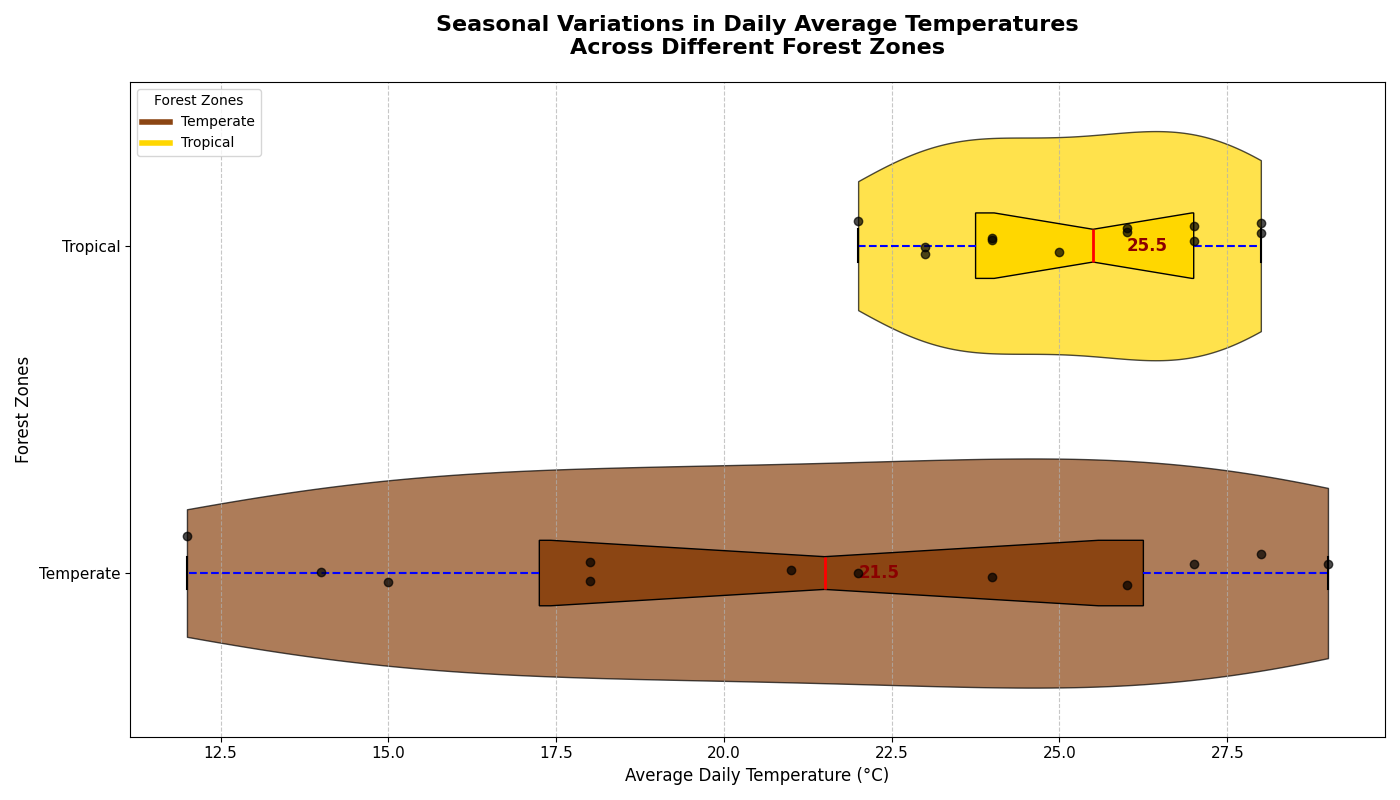

Source code (Python):
import matplotlib.pyplot as plt
import numpy as np

temperate_temperatures = [12, 15, 18, 21, 24, 27, 29, 28, 26, 22, 18, 14]
tropical_temperatures = [22, 23, 24, 25, 26, 27, 28, 28, 27, 26, 24, 23]
data = [temperate_temperatures, tropical_temperatures]

forest_zones = ['Temperate', 'Tropical']

fig, ax = plt.subplots(figsize=(14, 8))

vparts = ax.violinplot(data, vert=False, showmeans=False, showmedians=False, showextrema=False, widths=0.7)

colors = ['#8B4513', '#FFD700']

for i, pc in enumerate(vparts['bodies']):
    pc.set_facecolor(colors[i])
    pc.set_edgecolor('black')
    pc.set_alpha(0.7)

box = ax.boxplot(data, patch_artist=True, notch=True, vert=False, widths=0.2, labels=forest_zones, showfliers=False)

for patch, color in zip(box['boxes'], colors):
    patch.set_facecolor(color)
plt.setp(box['medians'], color='red', linewidth=2)
plt.setp(box['whiskers'], color='blue', linewidth=1.5, linestyle='--')
plt.setp(box['caps'], color='black', linewidth=1.5)

for i, temp_data in enumerate(data):
    y = np.random.normal(i + 1, 0.04, size=len(temp_data))
    ax.scatter(temp_data, y, alpha=0.7, color='black', zorder=5)

for i, forest_data in enumerate(data):
    median_val = np.median(forest_data)
    ax.text(median_val + 0.5, i + 1, f'{median_val:.1f}', verticalalignment='center', fontsize=12, color='darkred', weight='bold')

ax.set_title('Seasonal Variations in Daily Average Temperatures\nAcross Different Forest Zones', fontsize=16, weight='bold', pad=20)
ax.set_xlabel('Average Daily Temperature (°C)', fontsize=12)
ax.set_ylabel('Forest Zones', fontsize=12)

ax.xaxis.grid(True, linestyle='--', alpha=0.7)
plt.xticks(fontsize=11)
plt.yticks(rotation=0, fontsize=11)

handles = [plt.Line2D([0], [0], color=color, lw=4, label=zone) for color, zone in zip(colors, forest_zones)]
ax.legend(handles=handles, title='Forest Zones', loc='upper left')

plt.tight_layout()
plt.show()
